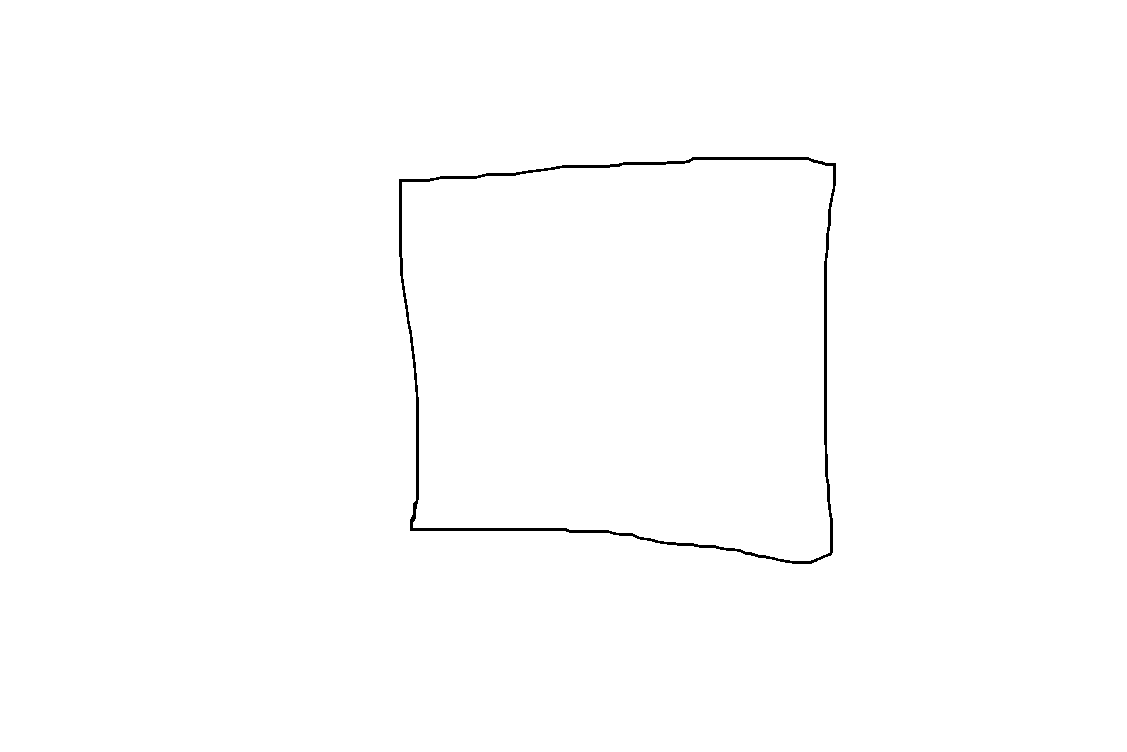
#> input picture data/square/square_1759661866.png, 1127 x 752 px, given as the content of the folder data/circle, which was not available
$ python train_model.py
#> lines starting #> are read from the running program, lines starting #| are printed output that depends on the picture; after the words box and inside, x2 and y2 are one past the last pixel; in counts of white or black regions, pixels touching at a corner belong together; pictures that were not available may be replaced by others from this repository, and a replacement may not be noted
### src/data_prep.py
import os
import numpy as np
from PIL import Image
from random import randint

def process_images(filepath, image_size):

    # Load image and convert to numpy array.
#> called with filepath = 'data/circle/square_1759661866.png', image_size = (28, 28)
    with Image.open(filepath).convert('L') as img:                              # Opens the image and converts it to greyscale
#> img is the input picture: PIL image 1127x752 L; 99.5% white; 1 black region, box (x1, y1, x2, y2) and area: (399, 157, 836, 564) 4658
        arr = np.array(img)                                                     # Converts to a numpy array

        # Find the pixels that are relevant (i.e. part of the drawing)
        mask = arr < 240                                                        # Creates a boolean array where if a pixel is darker than 240, it is stored as True.

        # Handle empty images
        if not mask.any():                                                      # This means it is an empty image.
            blank_image = np.ones(image_size, dtype=np.float32).flatten() * 0   # Create a blank image.
            return blank_image.flatten()                                        # Convert to 1D array.

        # Crop to relevant section
        rows = np.any(mask, axis=1)                                             # Find which rows contain part of the drawing.
        cols = np.any(mask, axis=0)                                             # Find which columns contain part of the drawing.
        rows_with_drawing = np.where(rows)
        first_row = rows_with_drawing[0][0]                                     # Find the first and last rows.
#> first_row = 157
        last_row = rows_with_drawing[0][-1]
#> last_row = 563
        cols_with_drawing = np.where(cols)
        first_col = cols_with_drawing[0][0]                                     # Find the first and last columns.
#> first_col = 399
        last_col = cols_with_drawing[0][-1]
#> last_col = 835

        cropped_image = arr[first_row:last_row+1, first_col:last_col+1]
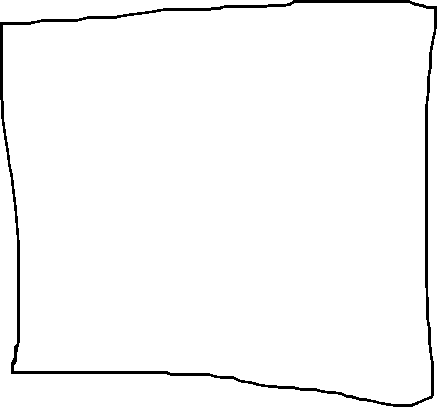
#> cropped_image: shape (407, 437); 97.4% white; 1 black region, box (x1, y1, x2, y2) and area: (0, 0, 437, 407) 4658

        # Add padding
        height, width = cropped_image.shape
#> height = 407; width = 437
        padding = 8
        side = max(height, width) + padding
#> side = 445
        square = np.ones((side,side), dtype=np.uint8) * 255                     # Create a blank square. uint8 = unsigned 8 bits
        y = (side - height) // 2
#> y = 19
        x = (side - width) // 2
#> x = 4
        square[y:y+height, x:x+width] = cropped_image
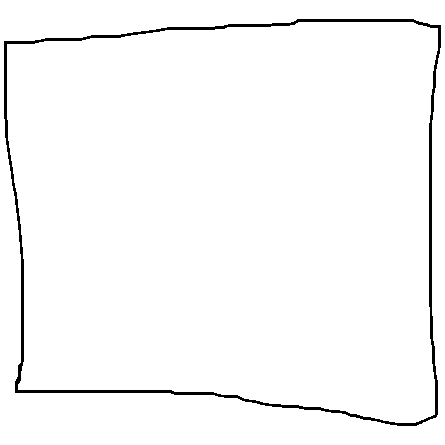
#> square: shape (445, 445); 97.6% white; 1 black region, box (x1, y1, x2, y2) and area: (4, 19, 441, 426) 4658

        # Create and resize image
        final_image = Image.fromarray(square)                                   # Creating the 8 bit image.
        final_image = final_image.resize(image_size, Image.LANCZOS)             # Image.LANCZOS is a high quality image fliter.
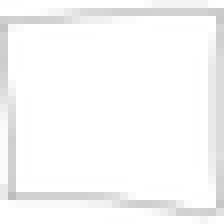
#> final_image: PIL image 28x28 L (shown 8 times larger); min 190, max 255, mean 248
        final_image_arr = np.array(final_image).astype(np.float32) / 255.0      # Gets the array of pixels, stores as 4 byte floating point numbers, and normalises to between 0 and 1.
        final_image_arr = 1.0 - final_image_arr                                 # Invert. This helps the machine learning model.
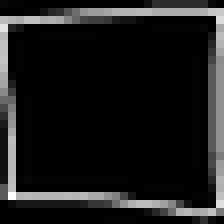
#> final_image_arr: shape (28, 28) float32 (shown 8 times larger); min 0, max 0.255, mean 0.0274; drawn with min black and max white

        # Return as a 1D list.
        return final_image_arr.flatten()

def convert_images(image_size, labels):
    X = []
    y = []
    for label in labels:
        folder = os.path.join('data', label)
        for filename in os.listdir(folder):                                     # Iterate over images in circle, square and traingle folders
            filepath = os.path.join(folder, filename)
            '''with Image.open(filepath).convert('L') as img:                      # Convert the images to greyscale
                img = img.resize(image_size)                                    # Decrease the size
                arr = np.array(img).flatten() / 255.0                           # Create a 1D array of each pixel, stored as a float from 0 (black) to 1 (white)'''
            arr = process_images(filepath, image_size)
#> arr = 784 values, max 0.255 at index 673, min 0 at index 3, mean 0.0274
            X.append(arr)
            y.append(label)
    X = np.array(X, dtype=np.float32)                                                             # Convert to numpy arrays as these are more efficient
    y = np.array(y)
    return X, y

# [9 lines that do not run on import are left out]

### src/train_model.py
from data_prep import *
from sklearn.model_selection import train_test_split
from sklearn.neighbors import KNeighborsClassifier
from sklearn.metrics import accuracy_score, classification_report, confusion_matrix
import joblib

image_size = (28,28)
labels = ['circle', 'square', 'triangle']

def train(X, y):
#> (the run stopped early here; a loop or call above may not have finished)
